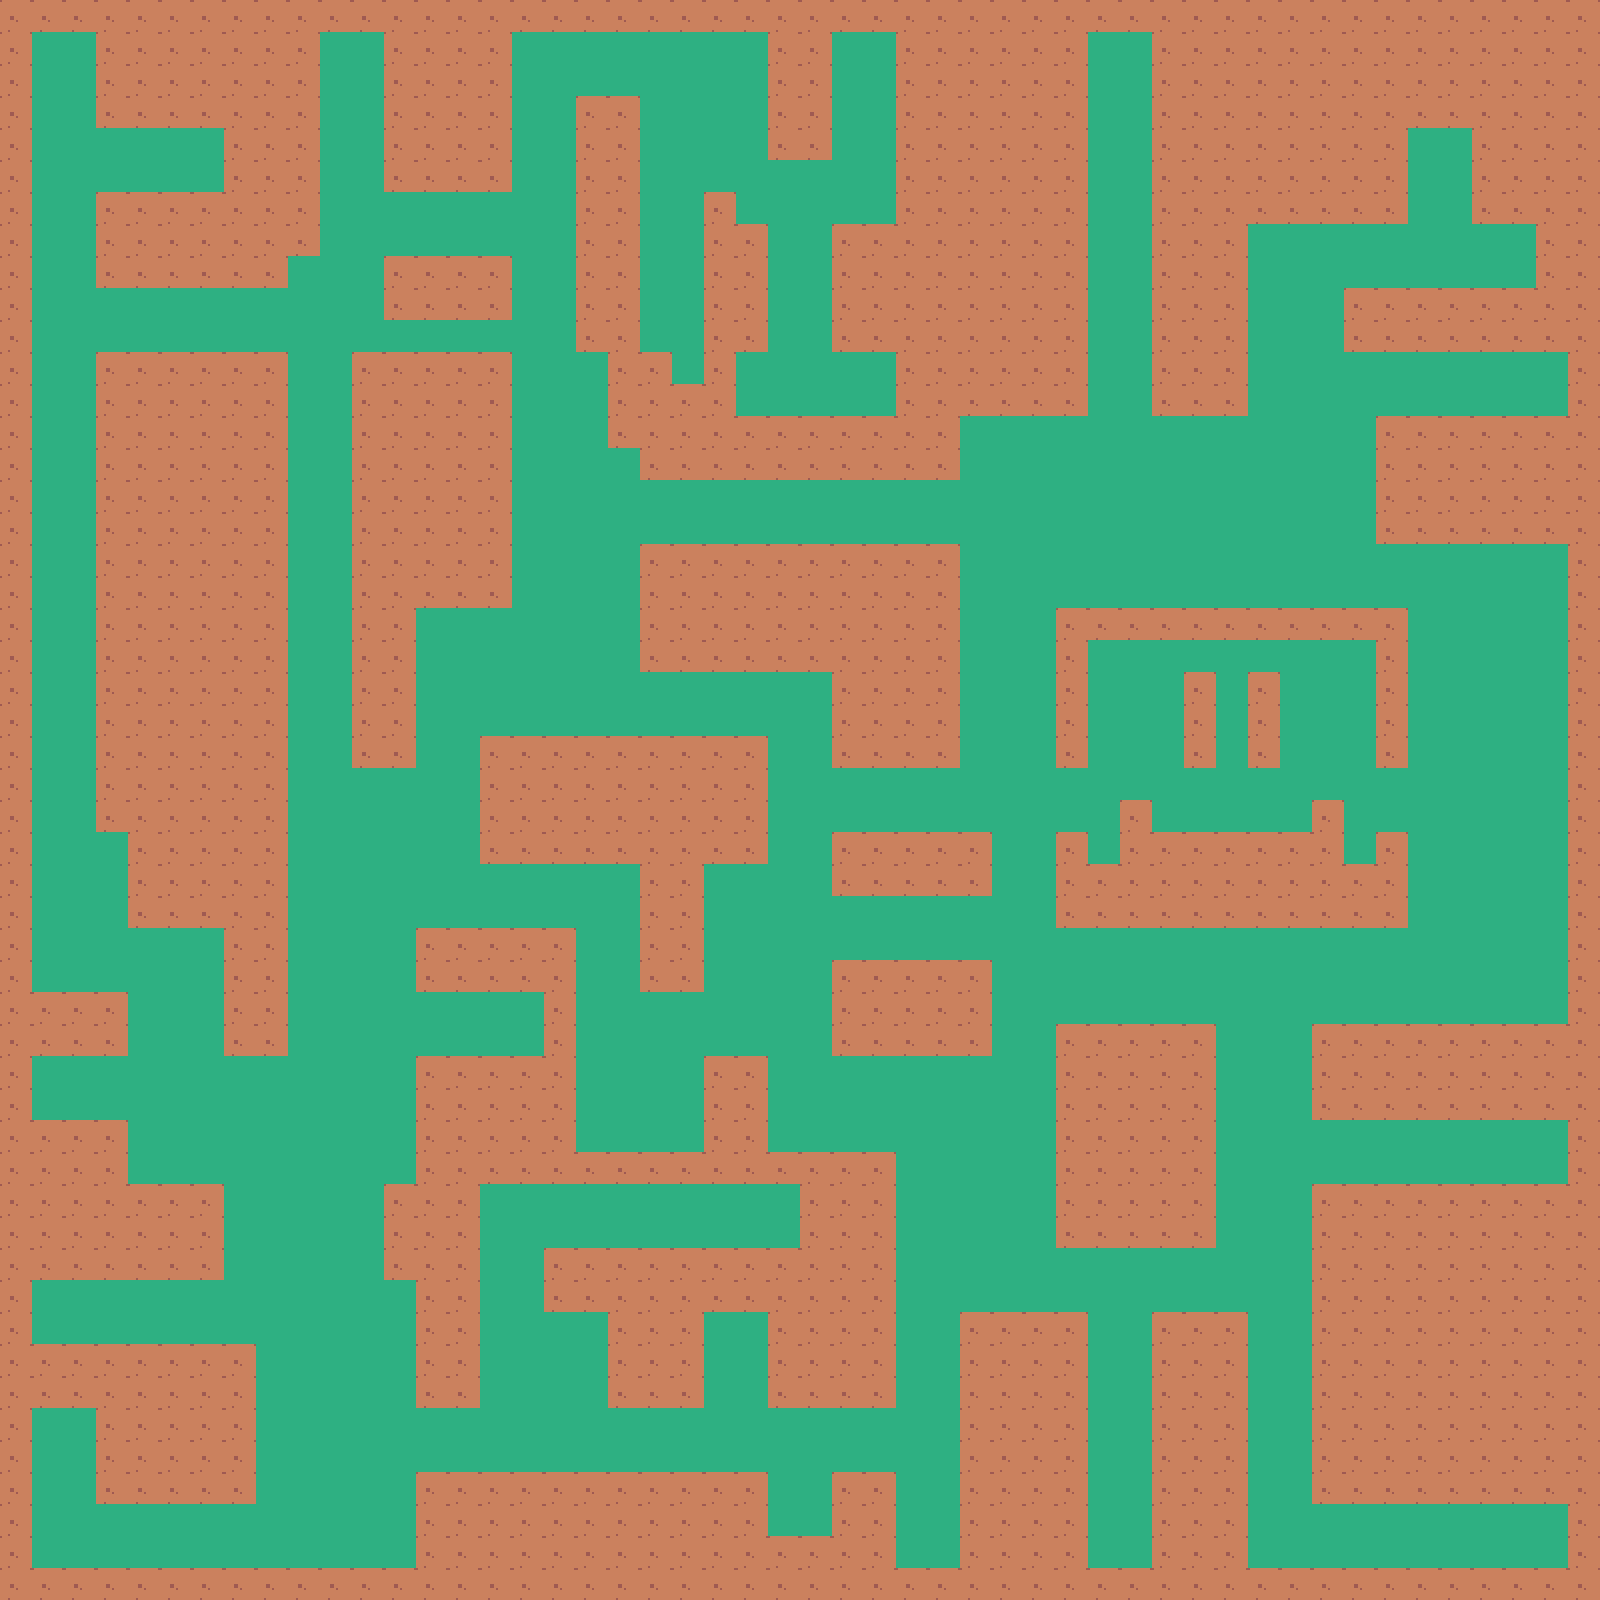

Rendered tile map (Tiled .tmx) drawn with the repository's tilesets; below, a short description and the map source with its tile grids summarised:
An orthogonal 50x50 tile map with 32x32 px tiles, 2 tile layers (Fondo, Plataformas), 2 tilesets and 8 objects (6x star, player, salida).

<map version="1.10" tiledversion="1.11.2" orientation="orthogonal" renderorder="right-down" width="50" height="50" tilewidth="32" tileheight="32" infinite="0" nextlayerid="6" nextobjectid="15">
 <tileset firstgid="1" name="SampleA" tilewidth="32" tileheight="32" tilecount="0" columns="28">
  <image source="../SampleA.png" width="918" height="515" />
 </tileset>
 <tileset firstgid="72" name="SampleA" tilewidth="32" tileheight="32" tilecount="448" columns="28">
  <image source="SampleA.png" width="918" height="515" />
 </tileset>
 <layer id="1" name="Fondo" width="50" height="50">
  <data>[2500 cells, 2500 non-empty, 1 distinct tile ids]</data>
 </layer>
 <layer id="2" name="Plataformas" width="50" height="50">
  <properties>
   <property name="Colisionable" type="bool" value="true" />
  </properties>
  <data>[2500 cells, 2500 non-empty, 2 distinct tile ids]</data>
 </layer>
 <objectgroup id="3" name="Objetos">
  <object id="1" type="star" x="860" y="64" />
  <object id="2" type="star" x="1436" y="158" />
  <object id="3" type="star" x="1116" y="58" />
  <object id="4" type="star" x="62" y="1438" />
  <object id="5" type="star" x="768" y="1204" />
  <object id="6" type="star" x="1534" y="1146" />
  <object id="12" name="player" x="60" y="80">
   <point />
  </object>
  <object id="13" name="salida" type="salida" x="1522" y="1532" />
 </objectgroup>
</map>
